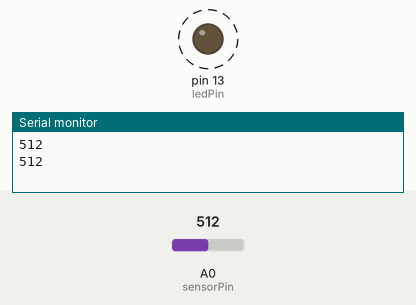
A sketch run on a simulated Arduino Uno, built with avr-gcc and run on an emulated ATmega328P. Shown: output pins drawn as LEDs (lit = HIGH), the last lines printed to the serial monitor. Dashed ring = blinking. The test bench sets the inputs (shaded band); at power-on: A0 (sensorPin) = 512.

Above: at 1.8 s.
1.9 s: A0 (sensorPin) set to 306
At 2.2 s:
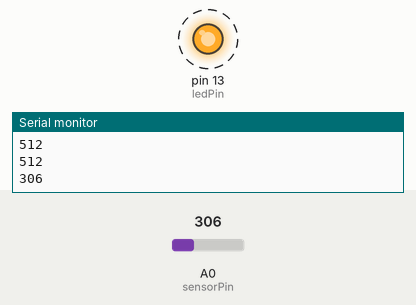
5.4 s: A0 (sensorPin) set to 122
At 5.56 s:
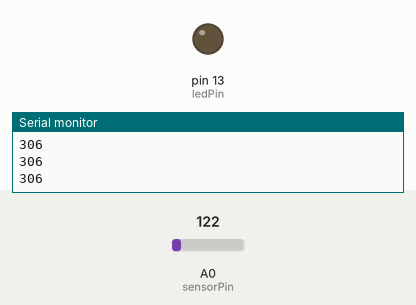
Timing chart, 0 to 14.9 s (numbered marks = the images above; inputs shaded):
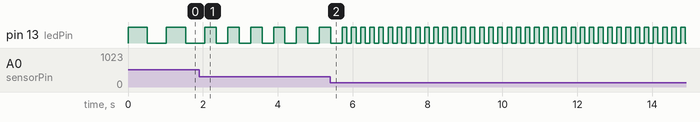

Measured:
- after the input at 1.9 s, pin 13 (ledPin): alternates HIGH for 0.31 s and LOW for 0.31 s, starting after 0.46 s
- by itself, pin 13 (ledPin): alternates HIGH for 0.51 s and LOW for 0.51 s

The sketch:

sketch_20121201.ino
```cpp
const int ledPin = 13;
const int sensorPin = 0;

void setup() {
  pinMode(ledPin, OUTPUT);
  Serial.begin(9600);
}

void loop() {
  int rate = analogRead(sensorPin);
  Serial.println(rate);
  digitalWrite(ledPin, HIGH);
  delay(rate);
  digitalWrite(ledPin, LOW);
  delay(rate);
}
```
